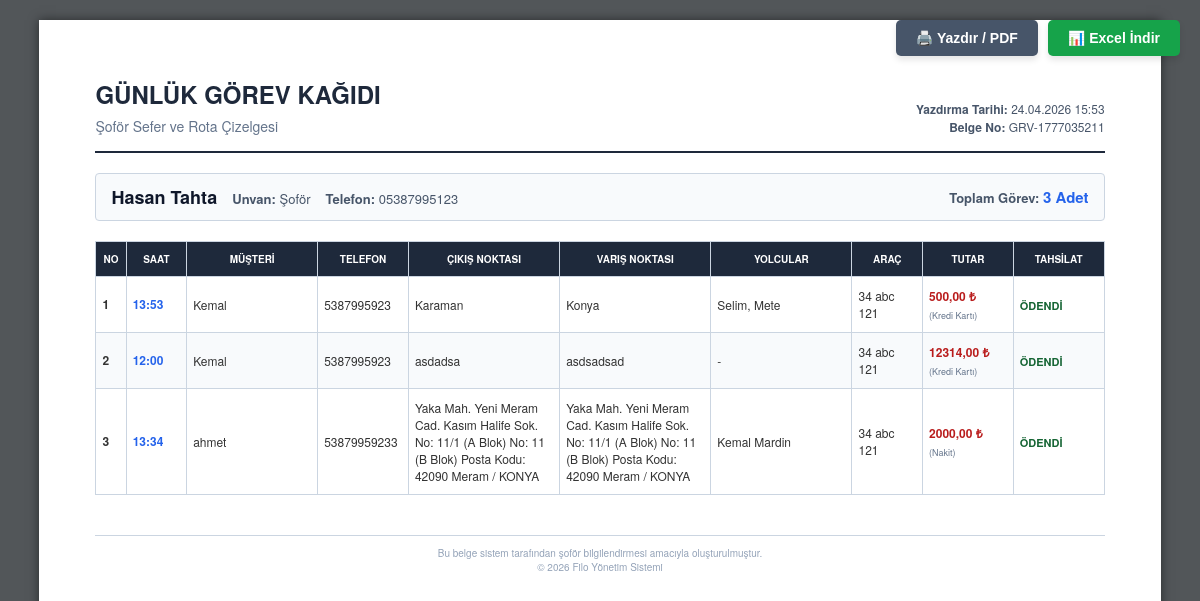
/seferler/rapor/4/ (signed in), run on the app's committed database.
### transfer/models.py (models this page shows, shortened)
class Personel(models.Model):
    CALISMA_TURLERI = [
        ('tam_zamanli', 'Tam Zamanlı'),
        ('yari_zamanli', 'Yarı Zamanlı'),
        ('serbest', 'Freelance/Sözleşmeli'),
    ]
    ad_soyad = models.CharField(max_length=100, null=True, blank=True)
    ad = models.CharField(max_length=50, null=True, blank=True)
    soyad = models.CharField(max_length=50, null=True, blank=True)
    telefon = models.CharField(max_length=20)
    is_baslama_tarihi = models.DateField(null=True, blank=True)
    is_ayrilis_tarihi = models.DateField(null=True, blank=True)
    calisma_turu = models.CharField(max_length=20, choices=CALISMA_TURLERI, default='tam_zamanli')
    gorevi = models.CharField(max_length=100, null=True, blank=True)
    aktif_mi = models.BooleanField(default=True)
    def __str__(self):
        if self.ad and self.soyad:
            return f"{self.ad} {self.soyad}"
        return self.ad_soyad or "İsimsiz Personel"

class Transfer(models.Model):
    TRANSFER_TURLERI = [
        ('gidis', 'Gidiş'),
        ('donus', 'Dönüş'),
        ('gidis_donus', 'Gidiş-Dönüş'),
    ]
    VARIS_TURLERI = [
        ('havalimani', 'Havalimanı'),
        ('gar', 'Gar'),
        ('kamu', 'Kamu Kurumu'),
        ('otel', 'Otel'),
        ('ev', 'Ev'),
        ('diger', 'Diğer'),
    ]
    CIKIS_TURLERI = [
        ('havalimani', 'Havalimanı'),
        ('gar', 'Gar'),
        ('kamu', 'Kamu Kurumu'),
        ('otel', 'Otel'),
        ('ev', 'Ev'),
        ('diger', 'Diğer'),
    ]
    ODEME_TURLERI = [
        ('nakit', 'Nakit'),
        ('kredi_karti', 'Kredi Kartı'),
        ('havale', 'Havale/EFT'),
        ('cari', 'Cari Hesap'),
    ]
    DURUM_SECENEKLERI = [
        ('beklemede', 'Beklemede'),
        ('basladi', 'Başladı'),
        ('tamamlandi', 'Tamamlandı'),
        ('iptal', 'İptal Edildi'),
    ]
    musteri_adi = models.CharField(max_length=100, null=True, blank=True, verbose_name="Eski Müşteri Adı")
    musteri_kodu = models.CharField(max_length=50, null=True, blank=True)
    musteri_telefon = models.CharField(max_length=20, null=True, blank=True)
    musteri_mail = models.EmailField(null=True, blank=True)
    muhatap = models.ForeignKey('Muhatap', on_delete=models.SET_NULL, null=True, blank=True, verbose_name="Müşteri (Muhatap)")
    transfer_turu = models.CharField(max_length=20, choices=TRANSFER_TURLERI)
    transfer_durumu = models.CharField(max_length=20, choices=DURUM_SECENEKLERI, default='beklemede')
    alis_yeri = models.TextField(verbose_name="Çıkış Adresi")
    alis_yer_turu = models.CharField(max_length=20, choices=CIKIS_TURLERI, null=True, blank=True, verbose_name="Çıkış Adresi Türü")
    alis_saati = models.DateTimeField(verbose_name="Çıkış Saati")
    varis_yeri = models.TextField(verbose_name="Varış Adresi")
    varis_yer_turu = models.CharField(max_length=20, choices=VARIS_TURLERI, verbose_name="Varış Adresi Türü")
    varis_saati = models.DateTimeField(null=True, blank=True, verbose_name="Varış Saati")
    sefer_no = models.CharField(max_length=50, unique=True, null=True, blank=True, verbose_name="Sefer No")
    kisi_sayisi = models.PositiveIntegerField(default=1)
    cocuk_sayisi = models.PositiveIntegerField(default=0)
    bebek_sayisi = models.PositiveIntegerField(default=0)
    yolcu_geldi_mi = models.BooleanField(default=False, verbose_name="Yolcu Geldi mi?")
    personel = models.ForeignKey(Personel, on_delete=models.SET_NULL, null=True, blank=True)
    arac_kodu = models.ForeignKey(Arac, on_delete=models.SET_NULL, null=True, blank=True)
    tutar = models.DecimalField(max_digits=10, decimal_places=2)
    odeme_turu = models.CharField(max_length=20, choices=ODEME_TURLERI)
    odendi_mi = models.BooleanField(default=False)
    faturalama_durumu = models.BooleanField(default=False)

class Muhatap(models.Model):
    musteri_kodu = models.CharField(max_length=50, unique=True, null=True, blank=True, verbose_name="Müşteri Kodu")
    unvan = models.CharField(max_length=100, unique=True, verbose_name="Müşteri Adı / Ünvan")
    vkn = models.CharField(max_length=11, null=True, blank=True, verbose_name="VKN / TCKN")
    eposta = models.EmailField(null=True, blank=True, verbose_name="E-Posta")
    telefon = models.CharField(max_length=15, null=True, blank=True, verbose_name="Telefon")
    adres = models.TextField(null=True, blank=True, verbose_name="Açık Adres")
    il = models.CharField(max_length=50, choices=Arac.IL_SECENEKLERI, null=True, blank=True, verbose_name="İl")
    ilce = models.CharField(max_length=50, null=True, blank=True, verbose_name="İlçe")
    vergi_dairesi = models.CharField(max_length=100, null=True, blank=True, verbose_name="Vergi Dairesi")
    slug = models.SlugField(max_length=100, unique=True, null=True, blank=True)
    aktif = models.BooleanField(default=True, null=True, verbose_name="Aktif mi?")

class TransferYolcu(models.Model):
    YOLCU_TURLERI = [
        ('yetiskin', 'Yetişkin'),
        ('cocuk', 'Çocuk'),
        ('bebek', 'Bebek'),
    ]
    transfer = models.ForeignKey(Transfer, on_delete=models.CASCADE, related_name='yolcular_listesi')
    isim_soyisim = models.CharField(max_length=150, verbose_name="İsim Soyisim")
    telefon = models.CharField(max_length=50, null=True, blank=True, verbose_name="Telefon Numarası")
    yolcu_turu = models.CharField(max_length=20, choices=YOLCU_TURLERI, default='yetiskin', verbose_name="Yolcu Türü")

class Arac(models.Model):
    VITES_SECENEKLERI = [
        ('manuel', 'Manuel'),
        ('otomatik', 'Otomatik'),
        ('yari_otomatik', 'Yarı Otomatik'),
    ]
    YAKIT_SECENEKLERI = [
        ('benzin', 'Benzin'),
        ('dizel', 'Dizel'),
        ('lpg', 'LPG'),
        ('elektrik', 'Elektrik'),
        ('hibrit', 'Hibrit'),
    ]
    DURUM_SECENEKLERI = [
        ('bosta', 'Faal (Boşta)'),
        ('musteride', 'Müşteride'),
        ('rehin', 'Rehin'),
        ('serviste', 'Serviste'),
    ]
    MULKIYET_SECENEKLERI = [
        ('sirket', 'Şirket Aracı'),
        ('kiralik', 'Kiralık'),
    ]
    IL_SECENEKLERI = [
        ('01', '01 - Adana'), ('02', '02 - Adıyaman'), ('03', '03 - Afyonkarahisar'),
        ('04', '04 - Ağrı'), ('05', '05 - Amasya'), ('06', '06 - Ankara'),
        ('07', '07 - Antalya'), ('08', '08 - Artvin'), ('09', '09 - Aydın'),
        ('10', '10 - Balıkesir'), ('11', '11 - Bilecik'), ('12', '12 - Bingöl'),
        ('13', '13 - Bitlis'), ('14', '14 - Bolu'), ('15', '15 - Burdur'),
        ('16', '16 - Bursa'), ('17', '17 - Çanakkale'), ('18', '18 - Çankırı'),
        ('19', '19 - Çorum'), ('20', '20 - Denizli'), ('21', '21 - Diyarbakır'),
        ('22', '22 - Edirne'), ('23', '23 - Elazığ'), ('24', '24 - Erzincan'),
        ('25', '25 - Erzurum'), ('26', '26 - Eskişehir'), ('27', '27 - Gaziantep'),
        ('28', '28 - Giresun'), ('29', '29 - Gümüşhane'), ('30', '30 - Hakkari'),
        ('31', '31 - Hatay'), ('32', '32 - Isparta'), ('33', '33 - Mersin'),
        ('34', '34 - İstanbul'), ('35', '35 - İzmir'), ('36', '36 - Kars'),
        ('37', '37 - Kastamonu'), ('38', '38 - Kayseri'), ('39', '39 - Kırklareli'),
        ('40', '40 - Kırşehir'), ('41', '41 - Kocaeli'), ('42', '42 - Konya'),
        ('43', '43 - Kütahya'), ('44', '44 - Malatya'), ('45', '45 - Manisa'),
        ('46', '46 - Kahramanmaraş'), ('47', '47 - Mardin'), ('48', '48 - Muğla'),
        ('49', '49 - Muş'), ('50', '50 - Nevşehir'), ('51', '51 - Niğde'),
        ('52', '52 - Ordu'), ('53', '53 - Rize'), ('54', '54 - Sakarya'),
        ('55', '55 - Samsun'), ('56', '56 - Siirt'), ('57', '57 - Sinop'),
        ('58', '58 - Sivas'), ('59', '59 - Tekirdağ'), ('60', '60 - Tokat'),
        ('61', '61 - Trabzon'), ('62', '62 - Tunceli'), ('63', '63 - Şanlıurfa'),
        ('64', '64 - Uşak'), ('65', '65 - Van'), ('66', '66 - Yozgat'),
        ('67', '67 - Zonguldak'), ('68', '68 - Aksaray'), ('69', '69 - Bayburt'),
        ('70', '70 - Karaman'), ('71', '71 - Kırıkkale'), ('72', '72 - Batman'),
        ('73', '73 - Şırnak'), ('74', '74 - Bartın'), ('75', '75 - Ardahan'),
        ('76', '76 - Iğdır'), ('77', '77 - Yalova'), ('78', '78 - Karabük'),
        ('79', '79 - Kilis'), ('80', '80 - Osmaniye'), ('81', '81 - Düzce')
    ]
    arac_kodu = models.CharField(max_length=50, unique=True, null=True, blank=True)
    plaka = models.CharField(max_length=20, unique=True)
    kapasite = models.PositiveIntegerField(default=4)
    il_kodu = models.CharField(max_length=10, choices=IL_SECENEKLERI, null=True, blank=True)
    firma = models.ForeignKey('Firma', on_delete=models.SET_NULL, null=True, blank=True, verbose_name="Şirket")
    arac_turu = models.ForeignKey(AracTuru, on_delete=models.SET_NULL, null=True, blank=True)
    tescil_sira_no = models.CharField(max_length=50, null=True, blank=True)
    renk = models.CharField(max_length=30, null=True, blank=True)
    sase_no = models.CharField(max_length=100, null=True, blank=True)
    motor_no = models.CharField(max_length=100, null=True, blank=True)
    marka = models.CharField(max_length=50, null=True, blank=True)
    model_tanim = models.CharField(max_length=100, null=True, blank=True)
    vites = models.CharField(max_length=20, choices=VITES_SECENEKLERI, null=True, blank=True)
    yakit_tipi = models.CharField(max_length=20, choices=YAKIT_SECENEKLERI, null=True, blank=True)
    arac_durumu = models.CharField(max_length=20, choices=DURUM_SECENEKLERI, default='bosta')
    arac_kimde = models.CharField(max_length=100, null=True, blank=True)
    ilk_tescil_tarihi = models.DateField(null=True, blank=True)
    tescil_tarihi = models.DateField(null=True, blank=True)
    model_yili = models.PositiveIntegerField(null=True, blank=True)
    segment = models.CharField(max_length=50, null=True, blank=True)
    mulkiyet_durumu = models.CharField(max_length=20, choices=MULKIYET_SECENEKLERI, default='sirket')
    muayene_tarihi = models.DateField(null=True, blank=True)
    egzoz_emisyon_tarihi = models.DateField(null=True, blank=True)
    cekici_ruhsati_tarihi = models.DateField(null=True, blank=True)
    serusefer_tarihi = models.DateField(null=True, blank=True)
    resim = models.ImageField(upload_to='arac_resimleri/', null=True, blank=True)

### transfer/views.py (the view)
# urls.py: path('seferler/rapor/<int:personel_id>/', staff_only(views.sefer_raporu_belge), name='sefer_raporu_belge'),
@login_required
def sefer_raporu_belge(request, personel_id):
    personel = get_object_or_404(Personel, id=personel_id)
    seferler = personel.transfer_set.all().order_by('alis_saati')
    context = {
        'personel': personel,
        'seferler': seferler,
    }
    return render(request, 'transfer/sefer_raporu_belge.html', context)

### transfer/templates/transfer/sefer_raporu_belge.html (shortened to what this page needs)
<!DOCTYPE html>
<html lang="tr">
<head>
</head>
<body>
    <div style="position: fixed; top: 20px; right: 20px; display: flex; gap: 10px; z-index: 1000;" class="no-print">
        <button class="print-btn" onclick="window.print()" style="background: #475569;">
            🖨️ Yazdır / PDF
        </button>
        <button class="print-btn" onclick="exportTableToExcel('gorevTablosu', 'Gorev_Kagidi_{{ personel|slugify }}')" style="background: #16a34a;">
            📊 Excel İndir
        </button>
    </div>
    <div class="document-a4">
        <div class="doc-header">
            <div class="doc-title">
                <h1>GÜNLÜK GÖREV KAĞIDI</h1>
                <p>Şoför Sefer ve Rota Çizelgesi</p>
            </div>
            <div class="doc-meta">
                <div><strong>Yazdırma Tarihi:</strong> {% now "d.m.Y H:i" %}</div>
                <div><strong>Belge No:</strong> GRV-{% now "U" %}</div>
            </div>
        </div>
        <div class="driver-info-box">
            <div style="display: flex; align-items: baseline; gap: 15px;">
                <h2>{{ personel }}</h2>
                <p><strong>Unvan:</strong> {{ personel.unvan|default:"Şoför" }}</p>
                <p><strong>Telefon:</strong> {{ personel.telefon }}</p>
            </div>
            <div class="text-right">
                <p><strong>Toplam Görev:</strong> <span style="font-size: 15px; font-weight: bold; color: #2563eb;">{{ seferler|length }} Adet</span></p>
            </div>
        </div>
        <table class="data-table" id="gorevTablosu">
            <thead>
                <tr>
                    <th width="3%">NO</th>
                    <th width="6%">SAAT</th>
                    <th width="13%">MÜŞTERİ</th>
                    <th width="9%">TELEFON</th>
                    <th width="15%">ÇIKIŞ NOKTASI</th>
                    <th width="15%">VARIŞ NOKTASI</th>
                    <th width="14%">YOLCULAR</th>
                    <th width="7%">ARAÇ</th>
                    <th width="9%" class="text-right">TUTAR</th>
                    <th width="9%">TAHSİLAT</th>
                </tr>
            </thead>
            <tbody>
                {% for transfer in seferler %}
                <tr>
                    <td class="text-center"><strong>{{ forloop.counter }}</strong></td>
                    <td class="text-center"><strong style="color: #2563eb;">{{ transfer.alis_saati|date:"H:i" }}</strong></td>
                    <td>{% if transfer.muhatap %}{{ transfer.muhatap.unvan }}{% else %}{{ transfer.musteri_adi|default:"-" }}{% endif %}</td>
                    <td class="text-center">{% if transfer.muhatap and transfer.muhatap.telefon %}{{ transfer.muhatap.telefon }}{% else %}{{ transfer.musteri_telefon|default:"-" }}{% endif %}</td>
                    <td>{{ transfer.alis_yeri }}</td>
                    <td>{{ transfer.varis_yeri }}</td>
                    <td>
                        {% for yolcu in transfer.yolcular_listesi.all %}
                            {{ yolcu.isim_soyisim }}{% if not forloop.last %}, {% endif %}
                        {% empty %}
                            -
                        {% endfor %}
                    </td>
                    <td class="text-center">{{ transfer.arac_kodu.plaka|default:"-" }}</td>
                    <td class="text-right" style="white-space: nowrap;">
                        <strong style="color: #b91c1c;">{{ transfer.tutar }} ₺</strong><br>
                        <span style="font-size: 9px; color: #64748b;">({{ transfer.get_odeme_turu_display }})</span>
                    </td>
                    <td class="text-center" style="white-space: nowrap;">
                        {% if transfer.odendi_mi %}
                            <span style="font-size: 11px; color: #166534; font-weight: bold;">ÖDENDİ</span>
                        {% else %}
                            <span style="font-size: 11px; color: #991b1b; font-weight: bold;">ÖDENMEDİ</span>
                        {% endif %}
                    </td>
                </tr>
                {% empty %}
                <tr>
                    <td colspan="10" class="text-center" style="padding: 40px; color: #64748b; font-style: italic;">
                        Şu an bu personele atanmış aktif bir sefer bulunmuyor.
                    </td>
                </tr>
                {% endfor %}
            </tbody>
        </table>
        <div class="doc-footer">
            Bu belge sistem tarafından şoför bilgilendirmesi amacıyla oluşturulmuştur.<br>
            © {% now "Y" %} Filo Yönetim Sistemi
        </div>
    </div>
</body>
</html>

### data on the page
Personel: ad+soyad "Hasan Tahta", unvan "Şoför", telefon "05387995123"
Transfer: odendi_mi "ÖDENDİ"
TransferYolcu: isim_soyisim "Selim"
TransferYolcu: isim_soyisim "Mete"
Transfer: odendi_mi "ÖDENDİ"
Transfer: odendi_mi "ÖDENDİ"
TransferYolcu: isim_soyisim "Kemal Mardin"

### other printed values
{{ seferler|length }} "3"
